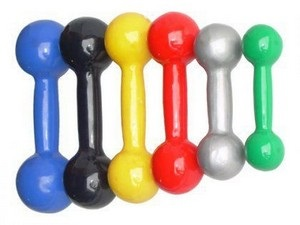
#> input picture Pratica1/halteres.jpg, 300 x 225 px, given in place of the camera
$ python indentificarObjeto.py
#> lines starting #> are read from the running program, lines starting #| are printed output that depends on the picture; after the words box and inside, x2 and y2 are one past the last pixel; in counts of white or black regions, pixels touching at a corner belong together
import cv2
import numpy as np

def detect_object(image, lower_color, upper_color):
    # Threshold para detectar a cor azul
    mask = cv2.inRange(image, lower_color, upper_color)
    # Aplicar a máscara na imagem original
    res = cv2.bitwise_and(image, image, mask=mask)

    # Encontrar contornos na máscara
    contours, _ = cv2.findContours(mask, cv2.RETR_EXTERNAL, cv2.CHAIN_APPROX_SIMPLE)

    # Se houver contornos encontrados
    if contours:
        # Encontrar o contorno com a maior área
        max_contour = max(contours, key=cv2.contourArea)

        # Calcular o centro do contorno
        M = cv2.moments(max_contour)
        if M["m00"] != 0:
            cx = int(M["m10"] / M["m00"])
            cy = int(M["m01"] / M["m00"])
            return res, (cx, cy)

    return res, None

# Ler o vídeo
cap = cv2.VideoCapture(0)

# Definir intervalo de cores azuis (em BGR)
lower_blue = np.array([120, 0, 0])
upper_blue = np.array([255, 125, 70])

lower_color = lower_blue
upper_color = upper_blue

# Variável para armazenar o caminho percorrido pelo objeto
caminho = []
altura = largura = 0
# Defina o caminho em vermelho
cor_vermelha = (0, 0, 255)  # BGR
image = ""
# Loop para processar cada frame do vídeo
while(cap.isOpened()):
    ret, frame = cap.read()
#> frame is the input picture: shape (225, 300, 3); mean B, G, R 179.8, 188.2, 195.6
    # Inverter horizontalmente
    frame = cv2.flip(frame, 1)
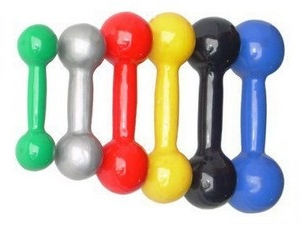
#> frame: shape (225, 300, 3); mean B, G, R 179.8, 188.2, 195.6

    altura, largura , canais= frame.shape
#> altura = 225; largura = 300; canais = 3
    if ret == True:

        image, object_position = detect_object(frame, lower_color, upper_color)
#> in detect_object, `mask = cv2.inRange(image, lower_color, upper_color)`:
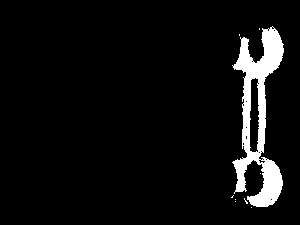
#> mask: shape (225, 300); 5.9% white; 9 white regions (8 under 20 px)
#> in detect_object, `res = cv2.bitwise_and(image, image, mask=mask)`:
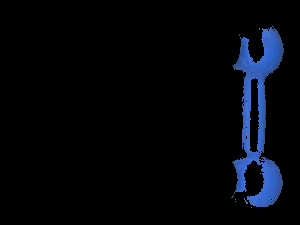
#> res: shape (225, 300, 3); mean B, G, R 11.1, 5.9, 3.3
#> in detect_object, `contours, _ = cv2.findContours(mask, cv2.RETR_EXTERNAL, cv2.CHAIN_APPR..`: contours = 9 contours, 8 with area under 20; largest, box (x1, y1, x2, y2) and area: (232, 26, 284, 207) 4225
#> in detect_object, `max_contour = max(contours, key=cv2.contourArea)`: max_contour = contour of 346 points, box (x1, y1, x2, y2) (232, 26, 284, 207), area 4225
#> in detect_object, `M = cv2.moments(max_contour)`: M = moments, m00 4225, centre m10/m00, m01/m00 = (258.2, 115.9)
#> in detect_object, `cx = int(M["m10"] / M["m00"])`: cx = 258
#> in detect_object, `cy = int(M["m01"] / M["m00"])`: cy = 115
#> object_position = (258, 115)

        # Se a posição do objeto for encontrada, adicione ao caminho
        if object_position:
            caminho.append(object_position)

        # Desenhar a linha vermelha conectando os pontos do caminho
        if len(caminho) > 1:
            for i in range(1, len(caminho)):
                cv2.line(image, caminho[i-1], caminho[i], cor_vermelha, 2)

        # Exibir o frame com a linha vermelha
        cv2.imshow('Red Path', image)

        # Pressione 'q' para sair
        if cv2.waitKey(25) & 0xFF == ord('q'):
#> (key q is pressed here)
            break
    else:
        break

# Liberar o objeto VideoCapture e fechar as janelas
cap.release()
cv2.destroyAllWindows()

# Salve a imagem como um arquivo PNG
cv2.imwrite("images/imagem_com_caminho.png", image)
